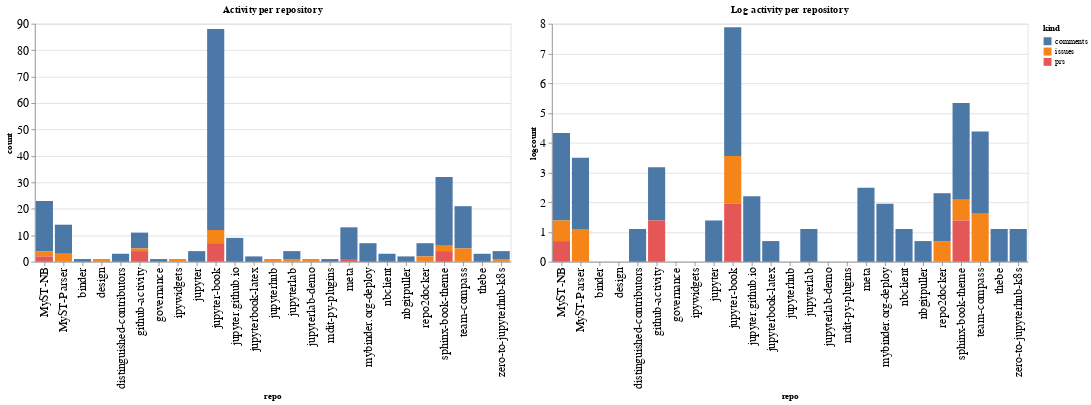

This figure's notebook cell:
### Code cell
ch1 = alt.Chart(repo_summaries, width=600, title="Activity per repository").mark_bar().encode(
    x='repo',
    y='count',
    color='kind',
    tooltip="kind"
)

ch2 = alt.Chart(repo_summaries, width=600, title="Log activity per repository").mark_bar().encode(
    x='repo',
    y='logcount',
    color='kind',
    tooltip="kind"
)

ch1 | ch2

### Figure 1 — Vega-Lite specification as saved in the notebook (floating-point values rounded to 4 significant figures)
{"config": {"axisLeft": {"labelFontSize": 15}, "axisBottom": {"labelFontSize": 15}}, "hconcat": [{"mark": "bar", "encoding": {"color": {"type": "nominal", "field": "kind"}, "tooltip": {"type": "nominal", "field": "kind"}, "x": {"type": "nominal", "field": "repo"}, "y": {"type": "quantitative", "field": "count"}}, "title": "Activity per repository", "width": 600}, {"mark": "bar", "encoding": {"color": {"type": "nominal", "field": "kind"}, "tooltip": {"type": "nominal", "field": "kind"}, "x": {"type": "nominal", "field": "repo"}, "y": {"type": "quantitative", "field": "logcount"}}, "title": "Log activity per repository", "width": 600}], "data": {"name": "data-da5c87a2cf11fe2d51bdbb44ebc03c84"}, "$schema": "https://vega.github.io/schema/vega-lite/v4.8.1.json", "datasets": {"data-da5c87a2cf11fe2d51bdbb44ebc03c84": [{"repo": "MyST-NB", "kind": "comments", "count": 19, "logcount": 2.944}, {"repo": "MyST-NB", "kind": "issues", "count": 2, "logcount": 0.6931}, {"repo": "MyST-NB", "kind": "prs", "count": 2, "logcount": 0.6931}, {"repo": "MyST-Parser", "kind": "comments", "count": 11, "logcount": 2.398}, {"repo": "MyST-Parser", "kind": "issues", "count": 3, "logcount": 1.099}, {"repo": "binder", "kind": "comments", "count": 1, "logcount": 0.0}, {"repo": "design", "kind": "issues", "count": 1, "logcount": 0.0}, {"repo": "distinguished-contributors", "kind": "comments", "count": 3, "logcount": 1.099}, {"repo": "github-activity", "kind": "comments", "count": 6, "logcount": 1.792}, {"repo": "github-activity", "kind": "issues", "count": 1, "logcount": 0.0}, {"repo": "github-activity", "kind": "prs", "count": 4, "logcount": 1.386}, {"repo": "governance", "kind": "comments", "count": 1, "logcount": 0.0}, {"repo": "ipywidgets", "kind": "issues", "count": 1, "logcount": 0.0}, {"repo": "jupyter", "kind": "comments", "count": 4, "logcount": 1.386}, {"repo": "jupyter-book", "kind": "comments", "count": 76, "logcount": 4.331}, {"repo": "jupyter-book", "kind": "issues", "count": 5, "logcount": 1.609}, {"repo": "jupyter-book", "kind": "prs", "count": 7, "logcount": 1.946}, {"repo": "jupyter.github.io", "kind": "comments", "count": 9, "logcount": 2.197}, {"repo": "jupyterbook-latex", "kind": "comments", "count": 2, "logcount": 0.6931}, {"repo": "jupyterhub", "kind": "issues", "count": 1, "logcount": 0.0}, {"repo": "jupyterlab", "kind": "comments", "count": 3, "logcount": 1.099}, {"repo": "jupyterlab", "kind": "issues", "count": 1, "logcount": 0.0}, {"repo": "jupyterlab-demo", "kind": "issues", "count": 1, "logcount": 0.0}, {"repo": "mdit-py-plugins", "kind": "comments", "count": 1, "logcount": 0.0}, {"repo": "meta", "kind": "comments", "count": 12, "logcount": 2.485}, {"repo": "meta", "kind": "prs", "count": 1, "logcount": 0.0}, {"repo": "mybinder.org-deploy", "kind": "comments", "count": 7, "logcount": 1.946}, {"repo": "nbclient", "kind": "comments", "count": 3, "logcount": 1.099}, {"repo": "nbgitpuller", "kind": "comments", "count": 2, "logcount": 0.6931}, {"repo": "repo2docker", "kind": "comments", "count": 5, "logcount": 1.609}, {"repo": "repo2docker", "kind": "issues", "count": 2, "logcount": 0.6931}, {"repo": "sphinx-book-theme", "kind": "comments", "count": 26, "logcount": 3.258}, {"repo": "sphinx-book-theme", "kind": "issues", "count": 2, "logcount": 0.6931}, {"repo": "sphinx-book-theme", "kind": "prs", "count": 4, "logcount": 1.386}, {"repo": "team-compass", "kind": "comments", "count": 16, "logcount": 2.773}, {"repo": "team-compass", "kind": "issues", "count": 5, "logcount": 1.609}, {"repo": "thebe", "kind": "comments", "count": 3, "logcount": 1.099}, {"repo": "zero-to-jupyterhub-k8s", "kind": "comments", "count": 3, "logcount": 1.099}, {"repo": "zero-to-jupyterhub-k8s", "kind": "issues", "count": 1, "logcount": 0.0}]}}
